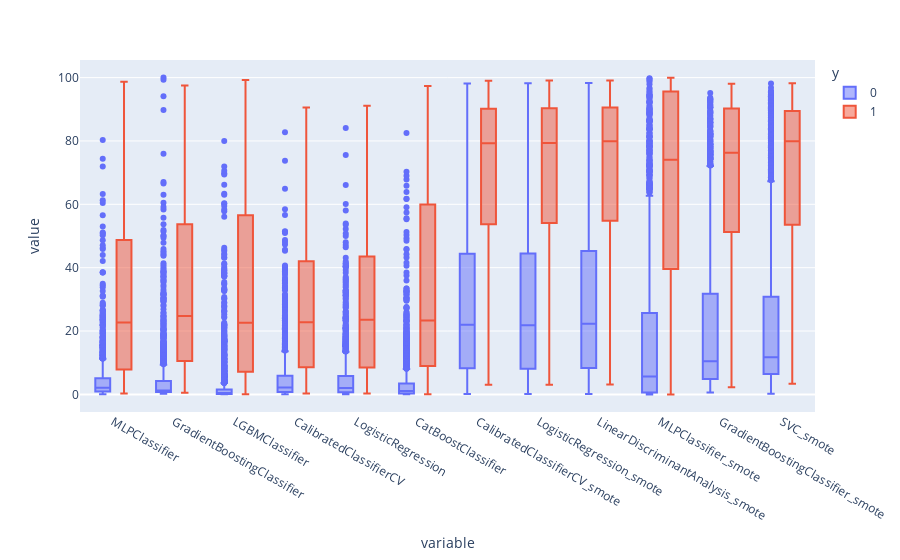

This figure's notebook cell:
### Markdown cell above
# Voltando a analise

### Code cell
colunas = list(previsoes.columns)
colunas.remove('y')
px.box(previsoes, y=colunas, color="y")

### Figure 1 — Plotly figure (JSON) as saved in the notebook; plotly's stock layout.template omitted (floating-point values rounded to 4 significant figures; data arrays with more than 128 entries replaced by an {"elided": "..."} marker saying what was removed)
{"data": [{"alignmentgroup": "True", "hovertemplate": "y=0<br>variable=%{x}<br>value=%{y}<extra></extra>", "legendgroup": "0", "marker": {"color": "#636efa"}, "name": "0", "notched": false, "offsetgroup": "0", "orientation": "v", "showlegend": true, "type": "box", "x": {"elided": "20880 str values"}, "x0": " ", "xaxis": "x", "y": {"elided": "20880 float values"}, "y0": " ", "yaxis": "y"}, {"alignmentgroup": "True", "hovertemplate": "y=1<br>variable=%{x}<br>value=%{y}<extra></extra>", "legendgroup": "1", "marker": {"color": "#EF553B"}, "name": "1", "notched": false, "offsetgroup": "1", "orientation": "v", "showlegend": true, "type": "box", "x": {"elided": "1620 str values"}, "x0": " ", "xaxis": "x", "y": {"elided": "1620 float values"}, "y0": " ", "yaxis": "y"}], "layout": {"boxmode": "group", "legend": {"title": {"text": "y"}, "tracegroupgap": 0}, "margin": {"t": 60}, "xaxis": {"anchor": "y", "domain": [0, 1], "title": {"text": "variable"}}, "yaxis": {"anchor": "x", "domain": [0, 1], "title": {"text": "value"}}}}
